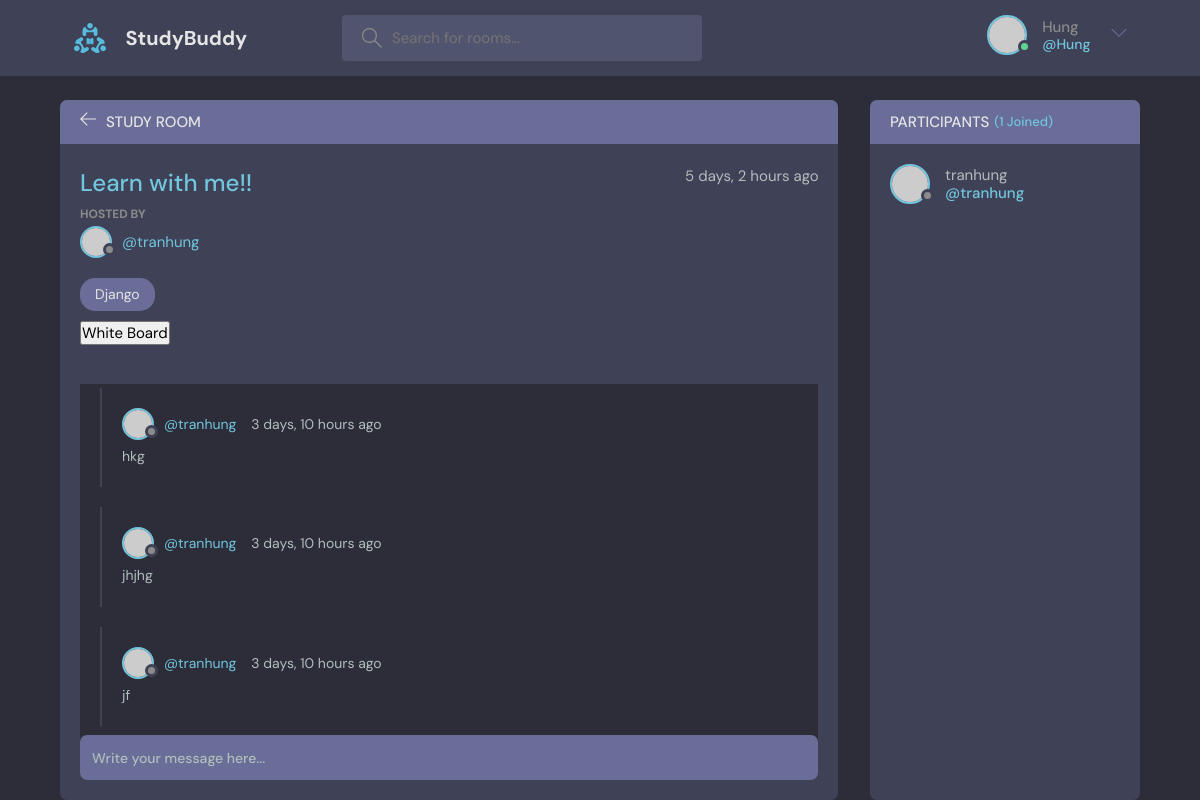
/room/6/ (signed in), run on the app's committed database.
### base/models.py (models this page shows, shortened)
class Room(models.Model):
    wb_id = models.OneToOneField(
        Whiteboard, on_delete=models.SET_NULL, null=True)
    host = models.ForeignKey(User, on_delete=models.SET_NULL, null=True)
    topic = models.ForeignKey('Topic', on_delete=models.SET_NULL, null=True)
    name = models.CharField(max_length=200)
    description = models.TextField(null=True, blank=True)
    participants = models.ManyToManyField(
        User, related_name='paticipants', blank=True)
    updated = models.DateTimeField(auto_now=True)
    created = models.DateTimeField(auto_now_add=True)
    class Meta:
        ordering = ['-updated', '-created']

class Topic(models.Model):
    name = models.CharField(max_length=200)

class Message(models.Model):
    user = models.ForeignKey(User, on_delete=models.CASCADE)
    room = models.ForeignKey(Room, on_delete=models.CASCADE)
    body = models.TextField()
    updated = models.DateTimeField(auto_now=True)
    created = models.DateTimeField(auto_now_add=True)
    class Meta:
        ordering = ['-updated', '-created']

### base/views.py (the view, shortened to what this page needs)
# urls.py: path('room/<str:pk>/', room, name="room"),
def room(request, pk):
    room = Room.objects.get(id=pk)
    room_messages = room.message_set.all()
    participants = room.participants.all()
    context = {'room': room, 'room_messages': room_messages,
               'participants': participants}
    return render(request, 'base/room.html', context)

### base/templates/base/room.html (shortened to what this page needs)
{% extends 'main.html' %}
{% block content %}
<main class="profile-page layout layout--2">
    <div class="container">
        <div class="room">
            <div class="room__top">
                <div class="room__topLeft">
                    <a href="{% url 'home' %}">
                        <svg
                            version="1.1"
                            xmlns="http://www.w3.org/2000/svg"
                            width="32"
                            height="32"
                            viewBox="0 0 32 32"
                        >
                            <title>arrow-left</title>
                            <path d="M13.723 2.286l-13.723 13.714 13.719 13.714 1.616-1.611-10.96-10.96h27.625v-2.286h-27.625l10.965-10.965-1.616-1.607z"></path>
                        </svg>
                    </a>
                    <h3>Study Room</h3>
                </div>
            </div>
            <div class="room__box scroll">
                <div class="room__header scroll">
                    <div class="room__info">
                        <h3>{{ room.name }}</h3>
                        <span>{{ room.created|timesince }} ago</span>
                    </div>
                    <div class="room__hosted">
                        <p>Hosted By</p>
                        <a
                            href="{% url 'user-profile' room.host.id %}"
                            class="room__author"
                        >
                            <div class="avatar avatar--small">
                                <img src="https://randomuser.me/api/portraits/men/37.jpg" />
                            </div>
                            <span>@{{ room.host.username }}</span>
                        </a>
                    </div>
                    <span class="room__topics">{{ room.topic.name }}</span>
                    <div
                        style="width: 600px; height: 550px;"
                        id="wt-container"
                    >
                        <form
                            action="{% url 'white-board' room.pk %}"
                            method="POST"
                        >
                            <input
                                type="submit"
                                value="White Board"
                            >
                        </form>
                    </div>
                </div>
                <div class="room__conversation">
                    <div class="threads scroll">
                        {% for message in room_messages %}
                        <div class="thread">
                            <div class="thread__top">
                                <div class="thread__author">
                                    <a
                                        href="{% url 'user-profile' message.user.id %}"
                                        class="thread__authorInfo"
                                    >
                                        <div class="avatar avatar--small">
                                            <img src="https://randomuser.me/api/portraits/men/37.jpg" />
                                        </div>
                                        <span>@{{ message.user.username }}</span>
                                    </a>
                                    <span class="thread__date">{{ message.created|timesince }} ago</span>
                                </div>
                            </div>
                            <div class="thread__details">
                                {{ message.body }}
                            </div>
                        </div>
                        {% endfor %}
                    </div>
                </div>
            </div>
            <div class="room__message">
                <form
                    action="#"
                    method="POST"
                >
                    <input
                        type="text"
                        name="body"
                        placeholder="Write your message here..."
                    />
                </form>
            </div>
        </div>
        <div class="participants">
            <h3 class="participants__top">Participants <span>({{ participants.count }} Joined)</span></h3>
            <div class="participants__list scroll">
                {% for user in participants %}
                <a
                    href="{% url 'user-profile' user.id %}"
                    class="participant"
                >
                    <div class="avatar avatar--medium">
                        <img src="https://randomuser.me/api/portraits/men/37.jpg" />
                    </div>
                    <p>
                        {{ user.username }}
                        <span>@{{ user.username }}</span>
                    </p>
                </a>
                {% endfor %}
            </div>
        </div>
    </div>
</main>
{% endblock content %}

### templates/header.html (shortened to what this page needs)
{% load static %}
<header class="header header--loggedIn">
    <div class="container">
        <a
            href="{% url 'home' %}"
            class="header__logo"
        >
            <img src="{% static 'assets/logo.svg' %}" />
            <h1>StudyBuddy</h1>
        </a>
        <form
            class="header__search"
            method="GET"
            action="{% url 'home' %}"
        >
            <label>
                <input
                    type="text"
                    name="q"
                    placeholder="Search for rooms..."
                />
            </label>
        </form>
        <nav class="header__menu">
            {% if request.user.is_authenticated %}
            <div class="header__user">
                <a href="{% url 'user-profile' request.user.id %}">
                    <div class="avatar avatar--medium active">
                        <img src="https://randomuser.me/api/portraits/men/37.jpg" />
                    </div>
                    <p>{{ request.user }} <span>@{{ request.user }}</span></p>
                </a>
                <button class="dropdown-button">
                    <svg
                        version="1.1"
                        xmlns="http://www.w3.org/2000/svg"
                        width="32"
                        height="32"
                        viewBox="0 0 32 32"
                    >
                        <title>chevron-down</title>
                        <path d="M16 21l-13-13h-3l16 16 16-16h-3l-13 13z"></path>
                    </svg>
                </button>
            </div>
            {% else %}
            <a href="{% url 'login' %}">
                <img src="{% static 'assets/avatar.svg' %}" />
                <p>Login</p>
            </a>
            {% endif %}
        </nav>
    </div>
</header>

### static/css/main.css (style rules this page uses)
body { background-color: darkgray; }

### data on the page
Room: name "Learn with me!!", created "5 days, 2 hours", host.username "tranhung", topic.name "Django"
Message: user.username "tranhung", created "3 days, 10 hours", body "hkg"
Message: user.username "tranhung", created "3 days, 10 hours", body "jhjhg"
Message: user.username "tranhung", created "3 days, 10 hours", body "jf"

### other printed values
{{ request.user }} "Hung"
{{ participants.count }} "1"
{{ user.username }} "tranhung"
